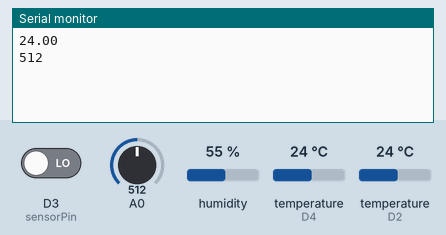
Bench run of a sketch on a simulated ESP8266 (NodeMCU). Shown: the last lines printed to the serial monitor. The test bench sets the inputs (shaded band); at power-on: D3 (sensorPin) LOW, temperature (sensors on D2, D4) 24 °C, A0 = 512, humidity 55 %. WiFi joins after 1.5 s; servers stay silent unless stated.

Above: at 3.3 s.
3.4 s: D3 (sensorPin) driven HIGH
At 5.3 s:
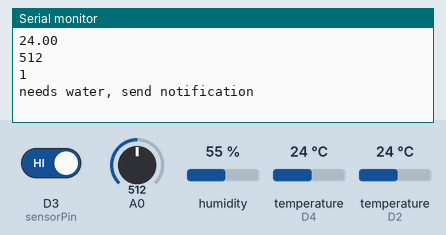
8.2 s: D3 (sensorPin) driven LOW
At 10.1 s:
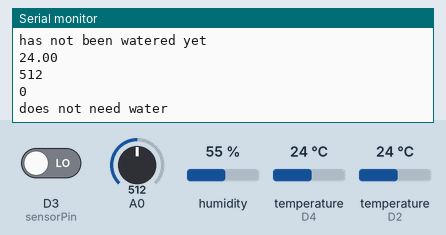
14.0 s: temperature (sensor on D2) set to 12 °C
At 15.3 s:
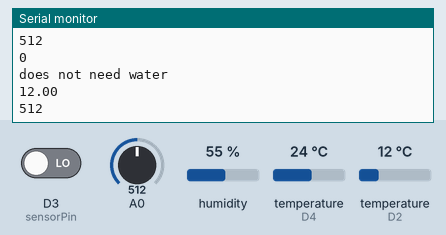
17.7 s: A0 set to 716
At 21.3 s:
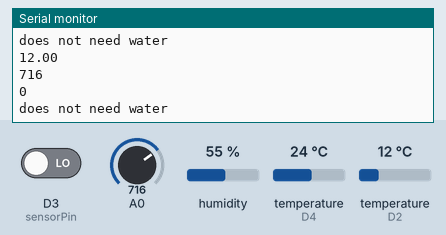
21.4 s: temperature (sensor on D2) set to 19 °C
At 23.9 s:
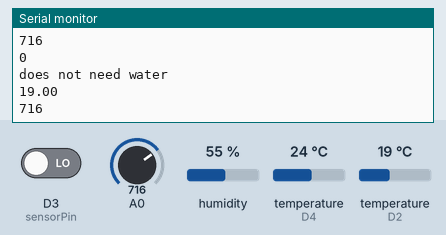
25.1 s: A0 set to 992
At 28.2 s:
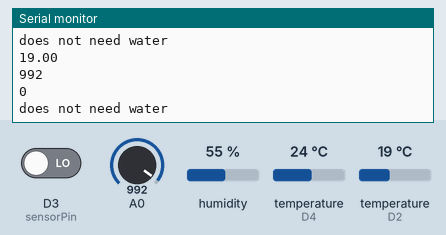
Timing chart, 0 to 29.7 s (numbered marks = the images above; inputs shaded):
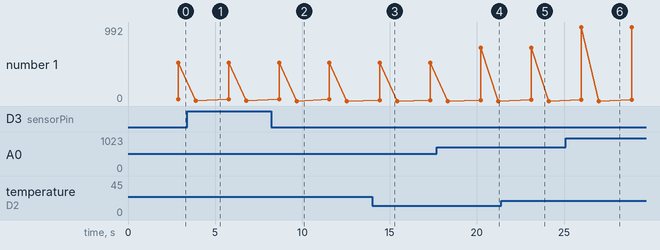

The sketch:

Smart.ino
```cpp
// Viral Science www.viralsciencecreativity.com www.youtube.com/c/viralscience
// IOT Smart Plant Monitoring System
#define BLYNK_PRINT Serial
#include <SPI.h>
#include <ESP8266WiFi.h>
#include <BlynkSimpleEsp8266.h>
#include <SimpleTimer.h>
#include <DHT.h>
#define BLYNK_PRINT Serial
#include <OneWire.h>
#include <DallasTemperature.h>
#define ONE_WIRE_BUS D2
OneWire oneWire(ONE_WIRE_BUS);
DallasTemperature sensors(&oneWire);

char auth[] ="----------------";               //Authentication code sent by Blynk
char ssid[] = "-------";                       //WiFi SSID
char pass[] = "-------";                       //WiFi Password

#define sensorPin D3
int sensorState = 0;
int lastState = 0;
#define DHTPIN 2
#define DHTTYPE DHT11
DHT dht(DHTPIN, DHTTYPE);
SimpleTimer timer;
void sendSensor()
{
  float h = dht.readHumidity();
  float t = dht.readTemperature();

  if (isnan(h) || isnan(t)) {
    Serial.println("Failed to read from DHT sensor!");
    return;
  }

  Blynk.virtualWrite(V5, h);  //V5 is for Humidity
  Blynk.virtualWrite(V6, t);  //V6 is for Temperature
}
void setup()
{
  Serial.begin(9600);
  Blynk.begin(auth, ssid, pass);
   pinMode(sensorPin, INPUT);
  dht.begin();

  timer.setInterval(1000L, sendSensor);
  Serial.begin(115200);
  Blynk.begin(auth, ssid, pass);
   sensors.begin();
}
int sensor=0;
void sendTemps()
{
sensor=analogRead(A0);
sensors.requestTemperatures();
float temp = sensors.getTempCByIndex(0);
Serial.println(temp);
Serial.println(sensor);
Blynk.virtualWrite(V1, temp);
Blynk.virtualWrite(V2,sensor);
delay(1000);
}
void loop()
{
  Blynk.run();
  timer.run();
  sendTemps();
  sensorState = digitalRead(sensorPin);
Serial.println(sensorState);

if (sensorState == 1 && lastState == 0) {
  Serial.println("needs water, send notification");
  Blynk.notify("Water your plants");
  lastState = 1;
  delay(1000);
//send notification

  }
  else if (sensorState == 1 && lastState == 1) {
    //do nothing, has not been watered yet
  Serial.println("has not been watered yet");
  delay(1000);
  }
  else {
    //st
    Serial.println("does not need water");
    lastState = 0;
    delay(1000);
  }

  delay(100);
}
```

test2.c
```cpp
#include <stdio.h>

int main () {

   char greeting[6] = {'H', 'e', 'l', 'l', 'o', '\0'};
   printf("%s\n", greeting );

   for(int i=0; i<6; i++){
       printf("%c\n",greeting[i]);
   }
   return 0;
}
```

test3.c
```cpp
#include <stdio.h>
#include <stdlib.h>

void main()
{
	int r = 3, c = 4; //Taking number of Rows and Columns
	int *ptr, count = 0, i;
	ptr = (int *)malloc((r * c) * sizeof(int)); //Dynamically Allocating Memory
	for (i = 0; i < r * c; i++)
	{
		ptr[i] = i + 1; //Giving value to the pointer and simultaneously printing it.
		printf("%d ", ptr[i]);
		if ((i + 1) % c == 0)
		{
			printf("\n");
		}
	}
	free(ptr);
}

////////////////char/////////////

// #include<stdio.h>
// int main()
// {

//   // declaring and initializing 2D String
//   char language[5][10] = {"Java", "Python", "C++", "HTML", "SQL"};


// // char language[5][10] =
// // {
// //   {'J','a','v','a','\0'},
// //   {'P','y','t','h','o','n','\0'},
// //   {'C','+','+','\0'},
// //   {'H','T','M','L','\0'},
// //   {'S','Q','L','\0'}
// // };


//   // Dispaying strings
//   printf("Languages are:\n");
//   for(int i=0;i<5;i++)
//   puts(language[i]);

//   return 0;
// }
```

test4.c
```cpp
#include <stdio.h>
#include <stdlib.h>

int main()
{

    // initializing the 3-dimensional array
    int x[2][3][2] =
    {
        { {0,1}, {2,3}, {4,5} },
        { {6,7}, {8,9}, {10,11} }
    };

    // output each element's value
    for (int i = 0; i < 2; ++i)
    {
        for (int j = 0; j < 3; ++j)
        {
            for (int k = 0; k < 2; ++k)
            {

                printf("%d  ",x[i][j][k]);

                if ((k + 1) % 2 == 0){
                    printf("\n");

                }

            }
        }
    }
    return 0;
}


/// char ///////
```

Measured:
- after the input at 3.4 s, the serial monitor: prints a new line after 0.49 s (image 1)
- after the input at 8.2 s, the serial monitor: prints a new line after 1.5 s (image 2)
- after the input at 14.0 s, the serial monitor: prints a new line after 0.44 s (image 3)
- after the input at 17.7 s, the serial monitor: prints a new line after 2.5 s (image 4)
- after the input at 21.4 s, the serial monitor: prints a new line after 1.7 s (image 5)
- after the input at 25.1 s, the serial monitor: prints a new line after 0.90 s (image 6)
- plotted number 1: 512 → 1 after the input at 3.4 s, 1 → 0 after the input at 8.2 s, 0 → 992 after the input at 25.1 s
